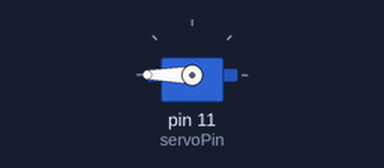
Simulated run of this sketch. Board: Arduino Uno, built with avr-gcc and run on an emulated ATmega328P. On the bench: servo.

Above: at 0.05 s.
Timing chart, 0 to 4.6 s (numbered marks = the images above):
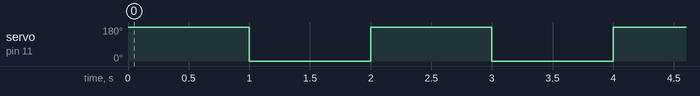

Measured:
- by itself, servo on pin 11 (servoPin): alternates 180° for 1.0 s and 0° for 1.0 s

The sketch:

seervo_flap_code.ino
```cpp
// Include the Servo library
#include <Servo.h>
// Declare the Servo pin
int servoPin = 11;
// Create a servo object
Servo Sirwo;
void setup()
{
   // We need to attach the servo to the used pin number
   Sirwo.attach(servoPin);
}
void loop()
{
   // Make servo go to 180 degrees
   Sirwo.write(180);
   delay(1000);
   Sirwo.write(0);
   delay(1000);
}
```
